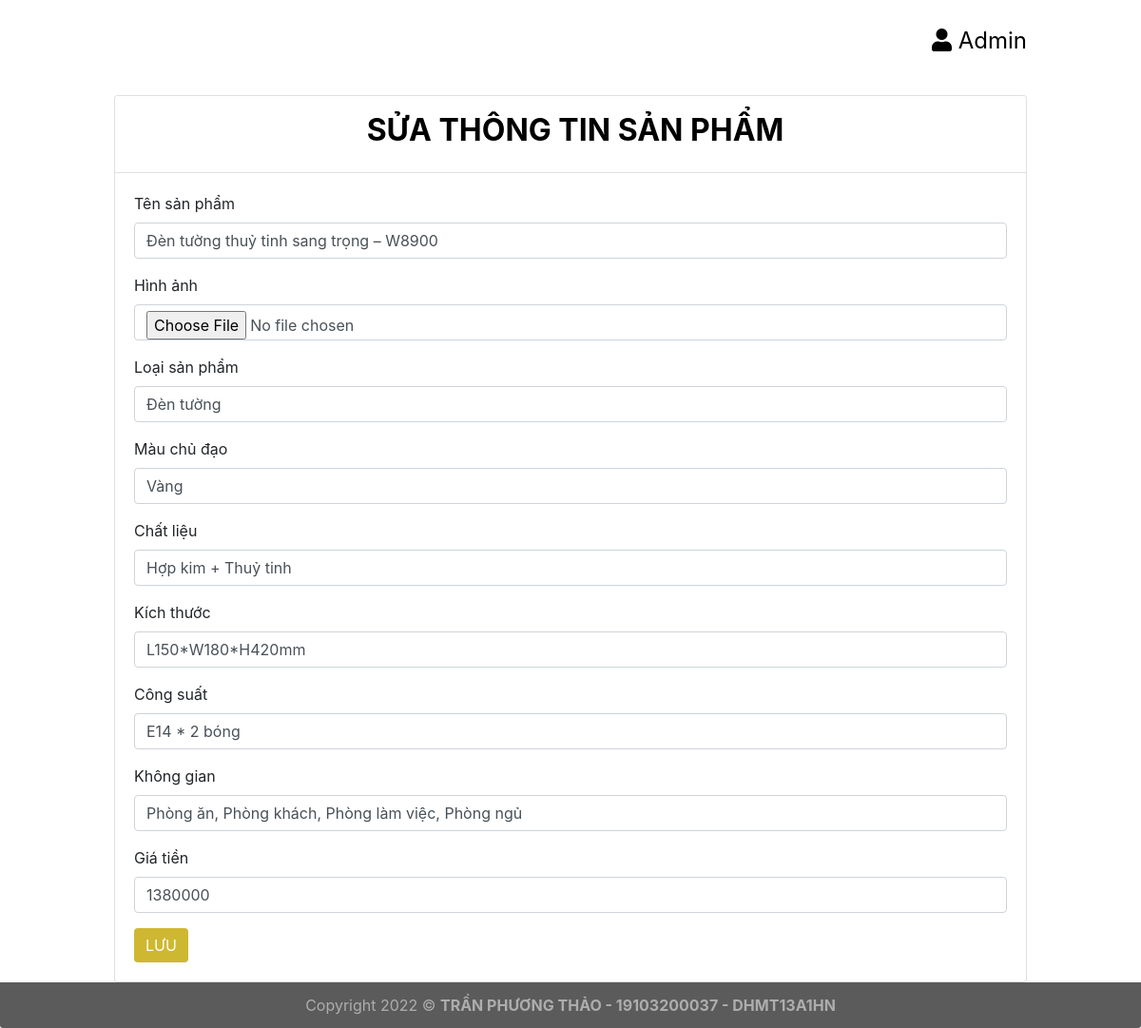
Screenshot of /index.php?page=sua&id=3 with the database file from the repository.
### tables this page shows
CREATE TABLE `sanpham` (
  `masp` int(5) NOT NULL,
  `tensp` varchar(50) DEFAULT NULL,
  `hinhanh` varchar(200) DEFAULT NULL,
  `loaisp` varchar(30) DEFAULT NULL,
  `mauchudao` varchar(30) DEFAULT NULL,
  `chatlieu` varchar(50) DEFAULT NULL,
  `kichthuoc` varchar(50) DEFAULT NULL,
  `congsuat` varchar(30) DEFAULT NULL,
  `khonggian` varchar(50) DEFAULT NULL,
  `gia` int(11) DEFAULT NULL
);

### sanpham/sua.php (the view, shortened to what this page needs)
<?php
$masp = $_GET['id'];
$sql_update = "SELECT * FROM sanpham WHERE masp = $masp";
$query_update = mysqli_query($connect, $sql_update);
$sanpham = mysqli_fetch_assoc($query_update);
?>
<div class="container-fluid">
    <div class="card">
        <div class="card-header">
            <h2>Sửa thông tin sản phẩm</h2>
        </div>
        <div class="card-body">
            <form action="" method="post" enctype="multipart/form-data">
                <div class="form-group">
                    <label for="">Tên sản phẩm</label>
                    <input type="text" name="tensp" class="form-control" required value="<?php echo $sanpham['tensp']; ?>">
                </div>
                <div class="form-group">
                    <label for="">Hình ảnh</label>
                    <input type="file" name="hinhanh" class="form-control" value="<?php echo $sanpham['hinhanh']; ?>">
                </div>
                <div class="form-group">
                    <label for="">Loại sản phẩm</label>
                    <input type="text" name="loaisp" class="form-control" required value="<?php echo $sanpham['loaisp']; ?>">
                </div>
                <div class="form-group">
                    <label for="">Màu chủ đạo</label>
                    <input type="text" name="mauchudao" class="form-control" required value="<?php echo $sanpham['mauchudao']; ?>">
                </div>
                <div class="form-group">
                    <label for="">Chất liệu</label>
                    <input type="text" name="chatlieu" class="form-control" required value="<?php echo $sanpham['chatlieu']; ?>">
                </div>
                <div class="form-group">
                    <label for="">Kích thước</label>
                    <input type="text" name="kichthuoc" class="form-control" required value="<?php echo $sanpham['kichthuoc']; ?>">
                </div>
                <div class="form-group">
                    <label for="">Công suất</label>
                    <input type="text" name="congsuat" class="form-control" required value="<?php echo $sanpham['congsuat']; ?>">
                </div>
                <div class="form-group">
                    <label for="">Không gian</label>
                    <input type="text" name="khonggian" class="form-control" value="<?php echo $sanpham['khonggian']; ?>">
                </div>
                <div class="form-group">
                    <label for="">Giá tiền</label>
                    <input type="number" name="gia" class="form-control" required value="<?php echo $sanpham['gia']; ?>">
                </div>
                <button type="submit" name="sbm" class="btn btn-primary">LƯU</button>
            </form>
        </div>
    </div>
</div>

### css/index.css (style rules this page uses)
.card-body { min-height: 74vh; }
h3.title, h2 { font-weight: 700; display: inline-block; color: #000; padding: 5px 0; padding-left: 10px; text-transform: uppercase; }
div.container-fluid { padding: 0; }
.card-header { background-color: #fff; text-align: center; }
.btn-primary { background-color: #ceb831; border: #ceb831; }

### rows the page displays
sanpham: tensp "Đèn tường thuỷ tinh sang trọng – W8900", loaisp "Đèn tường", mauchudao "Vàng", chatlieu "Hợp kim + Thuỷ tinh", kichthuoc "L150*W180*H420mm", congsuat "E14 * 2 bóng", khonggian "Phòng ăn, Phòng khách, Phòng làm việc, Phòng ngủ", gia "1380000"
